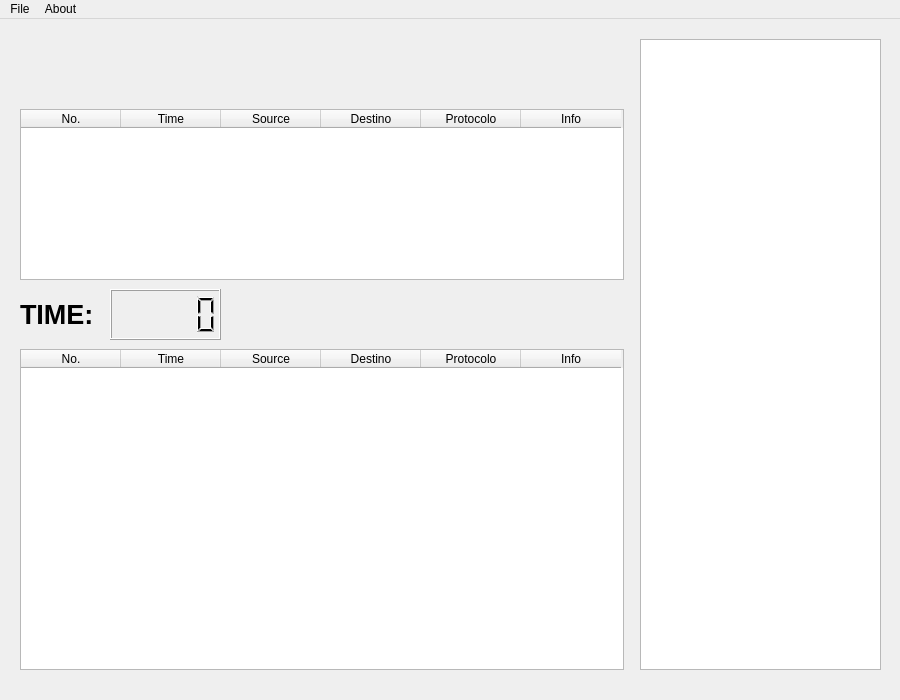
<?xml version="1.0" encoding="UTF-8"?>
<ui version="4.0">
 <class>MainWindow</class>
 <widget class="QMainWindow" name="MainWindow">
  <property name="geometry">
   <rect>
    <x>0</x>
    <y>0</y>
    <width>900</width>
    <height>700</height>
   </rect>
  </property>
  <property name="windowTitle">
   <string>MainWindow</string>
  </property>
  <property name="styleSheet">
   <string notr="true">QMainWindow
{
	background-image: url(:/images/fondo.jpg);
}</string>
  </property>
  <widget class="QWidget" name="centralWidget">
   <widget class="QLCDNumber" name="lcdNumber">
    <property name="geometry">
     <rect>
      <x>110</x>
      <y>270</y>
      <width>111</width>
      <height>51</height>
     </rect>
    </property>
   </widget>
   <widget class="QLabel" name="label">
    <property name="geometry">
     <rect>
      <x>20</x>
      <y>270</y>
      <width>91</width>
      <height>51</height>
     </rect>
    </property>
    <property name="text">
     <string>&lt;!DOCTYPE HTML PUBLIC &quot;-//W3C//DTD HTML 4.0//EN&quot; &quot;http://www.w3.org/TR/REC-html40/strict.dtd&quot;&gt;
&lt;html&gt;&lt;head&gt;&lt;meta name=&quot;qrichtext&quot; content=&quot;1&quot; /&gt;&lt;style type=&quot;text/css&quot;&gt;
p, li { white-space: pre-wrap; }
&lt;/style&gt;&lt;/head&gt;&lt;body style=&quot; font-family:'Sans Serif'; font-size:9pt; font-weight:400; font-style:normal;&quot;&gt;
&lt;table style=&quot;-qt-table-type: root; margin-top:4px; margin-bottom:4px; margin-left:4px; margin-right:4px;&quot;&gt;
&lt;tr&gt;
&lt;td style=&quot;border: none;&quot;&gt;
&lt;p style=&quot; margin-top:0px; margin-bottom:0px; margin-left:0px; margin-right:0px; -qt-block-indent:0; text-indent:0px;&quot;&gt;&lt;span style=&quot; font-size:20pt; font-weight:600;&quot;&gt;TIME:&lt;/span&gt;&lt;/p&gt;&lt;/td&gt;&lt;/tr&gt;&lt;/table&gt;&lt;/body&gt;&lt;/html&gt;</string>
    </property>
   </widget>
   <widget class="QTextEdit" name="txtLog">
    <property name="enabled">
     <bool>true</bool>
    </property>
    <property name="geometry">
     <rect>
      <x>640</x>
      <y>20</y>
      <width>241</width>
      <height>631</height>
     </rect>
    </property>
    <property name="readOnly">
     <bool>true</bool>
    </property>
    <property name="acceptRichText">
     <bool>true</bool>
    </property>
   </widget>
   <widget class="QPushButton" name="btnAdd">
    <property name="geometry">
     <rect>
      <x>380</x>
      <y>10</y>
      <width>121</width>
      <height>71</height>
     </rect>
    </property>
    <property name="styleSheet">
     <string notr="true">QPushButton
{
image: url(:/images/add.png); 
background-color: transparent;
border-style: outset;
border-width: 2px;
border-radius: 10px;
border-color: transparent;
font: bold 22px;
min-width:4m;
padding: 6px;
}</string>
    </property>
    <property name="text">
     <string/>
    </property>
   </widget>
   <widget class="QPushButton" name="btnFind">
    <property name="geometry">
     <rect>
      <x>500</x>
      <y>10</y>
      <width>121</width>
      <height>71</height>
     </rect>
    </property>
    <property name="styleSheet">
     <string notr="true">QPushButton
{
image: url(:/images/find.png); 
background-color: transparent;
border-style: outset;
border-width: 2px;
border-radius: 10px;
border-color: transparent;
font: bold 22px;
min-width:4m;
padding: 6px;
}</string>
    </property>
    <property name="text">
     <string/>
    </property>
   </widget>
   <widget class="QTableWidget" name="tbFind">
    <property name="geometry">
     <rect>
      <x>20</x>
      <y>90</y>
      <width>604</width>
      <height>171</height>
     </rect>
    </property>
    <attribute name="verticalHeaderVisible">
     <bool>false</bool>
    </attribute>
    <attribute name="verticalHeaderHighlightSections">
     <bool>false</bool>
    </attribute>
    <column>
     <property name="text">
      <string>No.</string>
     </property>
    </column>
    <column>
     <property name="text">
      <string>Time</string>
     </property>
    </column>
    <column>
     <property name="text">
      <string>Source</string>
     </property>
    </column>
    <column>
     <property name="text">
      <string>Destino</string>
     </property>
    </column>
    <column>
     <property name="text">
      <string>Protocolo</string>
     </property>
    </column>
    <column>
     <property name="text">
      <string>Info</string>
     </property>
    </column>
   </widget>
   <widget class="QTableWidget" name="tbLog">
    <property name="geometry">
     <rect>
      <x>20</x>
      <y>330</y>
      <width>604</width>
      <height>321</height>
     </rect>
    </property>
    <attribute name="verticalHeaderVisible">
     <bool>false</bool>
    </attribute>
    <attribute name="verticalHeaderHighlightSections">
     <bool>false</bool>
    </attribute>
    <column>
     <property name="text">
      <string>No.</string>
     </property>
    </column>
    <column>
     <property name="text">
      <string>Time</string>
     </property>
    </column>
    <column>
     <property name="text">
      <string>Source</string>
     </property>
    </column>
    <column>
     <property name="text">
      <string>Destino</string>
     </property>
    </column>
    <column>
     <property name="text">
      <string>Protocolo</string>
     </property>
    </column>
    <column>
     <property name="text">
      <string>Info</string>
     </property>
    </column>
   </widget>
  </widget>
  <widget class="QMenuBar" name="menuBar">
   <property name="geometry">
    <rect>
     <x>0</x>
     <y>0</y>
     <width>900</width>
     <height>23</height>
    </rect>
   </property>
   <widget class="QMenu" name="menuFile">
    <property name="title">
     <string>File</string>
    </property>
    <addaction name="actionOpen_Disk"/>
    <addaction name="actionCreate_Disk"/>
   </widget>
   <widget class="QMenu" name="menuAbout">
    <property name="title">
     <string>About</string>
    </property>
    <addaction name="actionAbout_II_Proyecto"/>
   </widget>
   <addaction name="menuFile"/>
   <addaction name="menuAbout"/>
  </widget>
  <action name="actionOpen_Disk">
   <property name="text">
    <string>Open Disk</string>
   </property>
  </action>
  <action name="actionCreate_Disk">
   <property name="text">
    <string>Create Disk</string>
   </property>
  </action>
  <action name="actionAbout_II_Proyecto">
   <property name="text">
    <string>About II Proyecto</string>
   </property>
  </action>
 </widget>
 <layoutdefault spacing="6" margin="11"/>
 <resources/>
 <connections/>
</ui>
